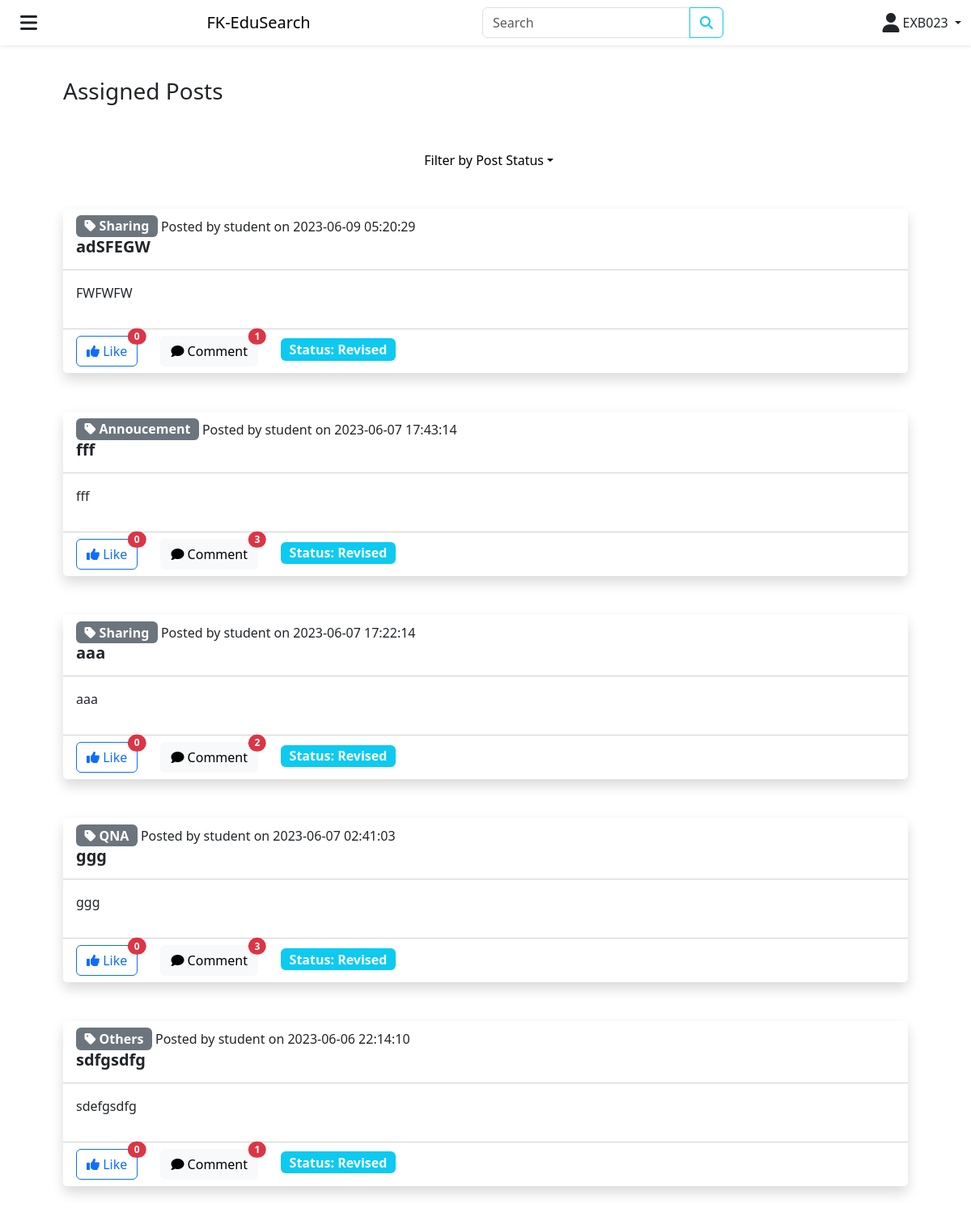
/assignedPost.php (signed in), run on an earlier commit of the app's database.
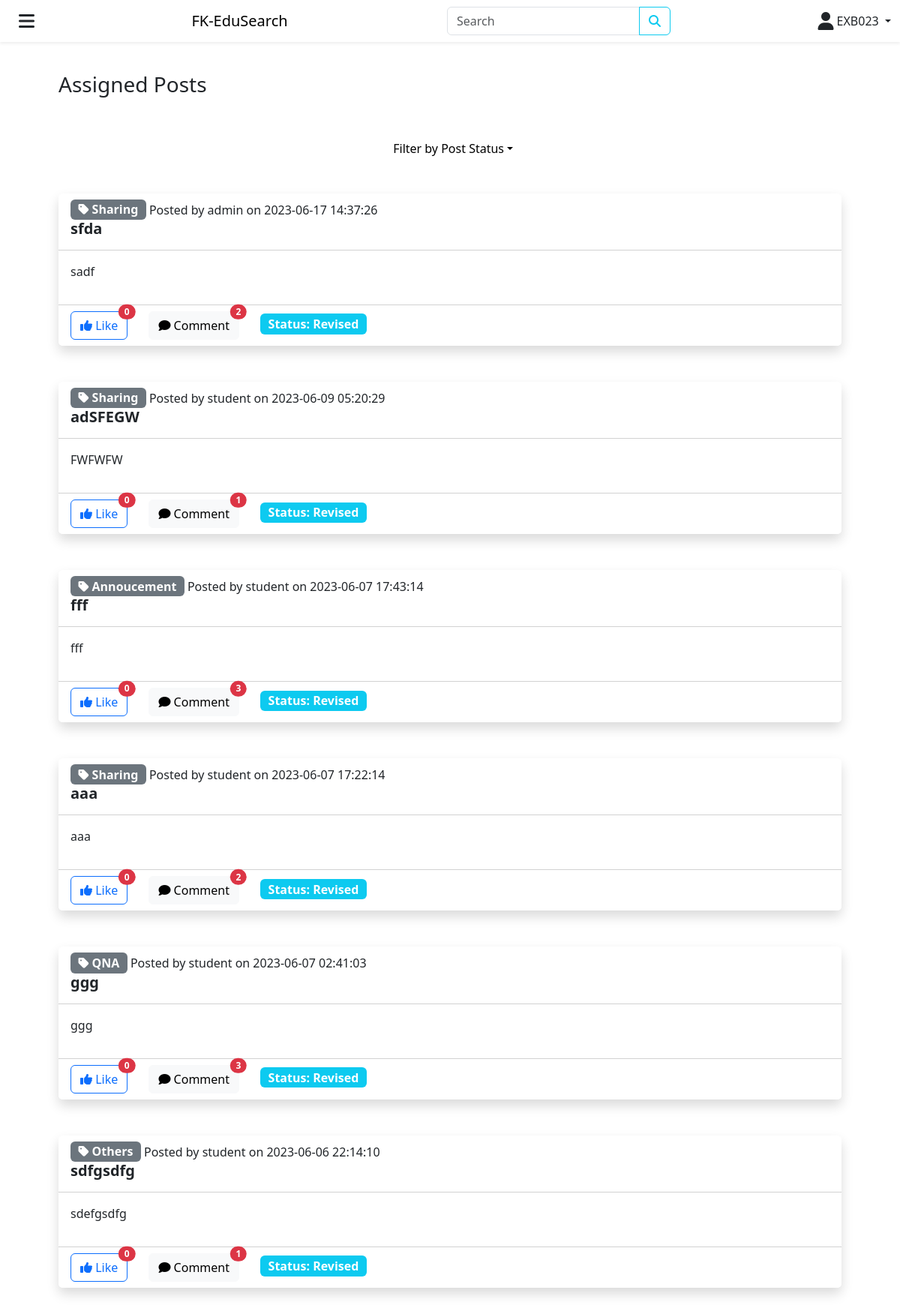
And on a later commit of the database.
### tables this page shows
CREATE TABLE `post` (
  `PostID` bigint(255) NOT NULL,
  `UserID` bigint(255) NOT NULL,
  `PostStatus` varchar(9) NOT NULL,
  `PostTitle` varchar(25) NOT NULL,
  `PostContent` varchar(255) NOT NULL,
  `PostCategory` varchar(25) NOT NULL,
  `ExpertID` varchar(10) NOT NULL,
  `PostCreated` timestamp NOT NULL DEFAULT current_timestamp(),
  `PostUpdated` timestamp NOT NULL DEFAULT current_timestamp() ON UPDATE current_timestamp()
);

CREATE TABLE `user` (
  `UserID` bigint(255) NOT NULL,
  `UserName` varchar(100) NOT NULL,
  `UserPassword` varchar(255) NOT NULL,
  `UserEmail` varchar(100) NOT NULL,
  `UserSocialMedia` varchar(100) NOT NULL,
  `UserResearchArea` varchar(100) NOT NULL,
  `StaffID` varchar(10) NOT NULL,
  `StudentID` varchar(10) NOT NULL,
  `ExpertID` varchar(10) NOT NULL,
  `UserRole` tinyint(1) NOT NULL,
  `ResearchTopic` varchar(25) NOT NULL,
  `ExpertAreaOfExpertise` varchar(255) NOT NULL,
  `ExpertCV` varchar(255) NOT NULL,
  `ExpertAccountStatus` tinyint(4) NOT NULL,
  `ExpertRatings` float NOT NULL,
  `PublicationID` bigint(255) NOT NULL,
  `UserCreated` timestamp NOT NULL DEFAULT current_timestamp(),
  `UserUpdated` timestamp NOT NULL DEFAULT current_timestamp() ON UPDATE current_timestamp()
);

### assignedPost.php (the view, shortened to what this page needs)
<?php
require './config/db.php';
?>
<!DOCTYPE html>
<html lang="en">
<head>
	<link rel="stylesheet" href="./node_modules/bootstrap/dist/css/bootstrap.min.css">
	<link rel="stylesheet" href="./node_modules/@fortawesome/fontawesome-free/css/all.min.css">
</head>
<body>
	<?php require "layouts/navbar.php" ?>
	<div class="container p-5 m-5 mx-auto">
		<div class="row g-5">
			<div class="col-12">
				<h3>Assigned Posts</h3>
			</div>
			<div class="col-12">
				<div class="dropdown d-flex align-items-center justify-content-center text-center">
			    <a class="dropdown-toggle d-flex align-items-center text-decoration-none text-black" href="#" role="button" id="filterDropdown" data-bs-toggle="dropdown" aria-haspopup="true" aria-expanded="false">
			      <i class="gg-format-center"></i> &nbsp; Filter by Post Status
			    </a>
			  </div>
			</div>
			<?php
      $expert_id = $_SESSION['id'];
			if(isset($_GET['post_status']) && $_GET['post_status'] == "Accepted") :
			  $stmt = $conn->prepare('SELECT * FROM post JOIN user ON post.UserID = user.UserID WHERE post.ExpertID = :expert_id AND post.PostStatus = "Accepted" ORDER BY post.PostID DESC');
			elseif (isset($_GET['post_status']) && $_GET['post_status'] == "Revised") :
			  $stmt = $conn->prepare('SELECT * FROM post JOIN user ON post.UserID = user.UserID WHERE post.ExpertID = :expert_id AND post.PostStatus = "Revised" ORDER BY post.PostID DESC');
			elseif (isset($_GET['post_status']) && $_GET['post_status'] == "Completed") :
			  $stmt = $conn->prepare('SELECT * FROM post JOIN user ON post.UserID = user.UserID WHERE post.ExpertID = :expert_id AND post.PostStatus = "Completed" ORDER BY post.PostID DESC');
			elseif (!isset($_GET['post_status'])) :
				$stmt = $conn->prepare('SELECT * FROM post JOIN user ON post.UserID = user.UserID WHERE post.ExpertID = :expert_id ORDER BY post.PostID DESC');
			endif;
      $stmt->bindParam(':expert_id', $expert_id);
			$stmt->execute();
			$result = $stmt->fetchAll(PDO::FETCH_OBJ);
			foreach($result as $row) :
			?>
			<div class="col-12">
				<div class="card border-0 shadow">
					<div class="card-header bg-white">
						<div class="row">
							<div class="col-11">
								<span class="badge bg-secondary fs-6"><i class="fa-solid fa-tag"></i> <?php echo $row->PostCategory; ?></span>
								Posted by <?php echo $row->UserName; ?> on <?php echo $row->PostCreated; ?>
							</div>
							<div class="col-12">
								<h5 class="card-title fw-semibold"><?php echo $row->PostTitle; ?></h5>
							</div>
						</div>
					</div>
					<div class="card-body">
						<p><?php echo $row->PostContent; ?></p>
					</div>
					<div class="card-footer bg-white">
						<a class="btn btn-outline-primary position-relative
						<?php
						$user_id = $_SESSION['user_id'];
						$post_id = $row->PostID;
						$stmt = $conn->prepare('SELECT * FROM likes WHERE UserID = :user_id AND PostID = :post_id');
						$stmt->bindParam(':user_id', $user_id);
						$stmt->bindParam(':post_id', $post_id);
						$stmt->execute();
						if($stmt->rowCount() > 0) {
							echo 'active';
						} else {
							echo '';
						}
						 ?>" href="./controllers/LikeController.php?post_id=<?php echo $row->PostID ?>">
							<i class="fa-solid fa-thumbs-up"></i>
						  Like
						  <span class="position-absolute top-0 start-100 translate-middle badge rounded-pill bg-danger">
								<?php
								$post_id = $row->PostID;
								$stmt = $conn->prepare('SELECT COUNT(*) AS total_likes FROM likes JOIN post ON likes.PostID = post.PostID WHERE likes.PostID = :post_id');
								$stmt->bindParam(':post_id', $post_id);
								$stmt->execute();
								$likes = $stmt->fetchAll(PDO::FETCH_OBJ);
								if ($likes[0]->total_likes > 99) {
								    echo "99+";
								} else {
								    echo $likes[0]->total_likes;
								}
								?>
						  </span>
						</a>
						<a class="btn btn-light position-relative ms-4" href="./comments.php?post_id=<?php echo $row->PostID; ?>">
							<i class="fa-solid fa-comment"></i>
						  Comment
						  <span class="position-absolute top-0 start-100 translate-middle badge rounded-pill bg-danger">
								<?php
								$post_id = $row->PostID;
								$stmt = $conn->prepare('SELECT COUNT(*) AS total_comments FROM comment JOIN post ON comment.PostID = post.PostID WHERE comment.PostID = :post_id');
								$stmt->bindParam(':post_id', $post_id);
								$stmt->execute();
								$comments = $stmt->fetchAll(PDO::FETCH_OBJ);
								if ($comments[0]->total_comments > 99) {
								    echo "99+";
								} else {
								    echo $comments[0]->total_comments;
								}
								?>
						  </span>
						</a>
						<span class="badge bg-info fs-6 ms-4">Status: <?php echo $row->PostStatus; ?></span>
					</div>
				</div>
			</div>
		<?php
	endforeach;
	?>
		</div>
	</div>
</body>
</html>

What changed in the data, as far as the page shows it:
added post: PostCategory "Sharing", UserID.UserName "admin", PostCreated "2023-06-17 14:37:26", PostTitle "sfda", PostContent "sadf", total_likes "0", total_comments "2", PostStatus "Revised"
